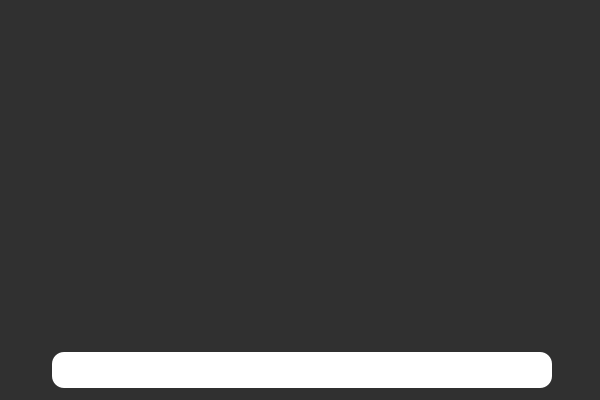
<?xml version="1.0" encoding="UTF-8"?>
<ui version="4.0">
 <class>WRobotChatClass</class>
 <widget class="QWidget" name="WRobotChatClass">
  <property name="geometry">
   <rect>
    <x>0</x>
    <y>0</y>
    <width>600</width>
    <height>400</height>
   </rect>
  </property>
  <property name="windowTitle">
   <string>WRobotChat</string>
  </property>
  <property name="styleSheet">
   <string notr="true">QWidget{
	font: 12px &quot;微软雅黑&quot;;
}

QTextEdit#textEdit{
	border-radius:12px;
	border:none;
	background-color: rgb(255, 255, 255);
}

QFrame#frame{
	border:none;
	background-color: rgba(0, 0, 0,204);
}

QPushButton#pb_send{
	background-image: url(:/QtTest/icon/chat/send.png);
	background-repeat: no-repeat;
	background-position: center;
	border:none
}
QPushButton#pb_voice{
	background-image: url(:/QtTest/icon/chat/voice.png);
	background-repeat: no-repeat;
	background-position: center;
	border:none
}

QListWidget{
	background-color: rgba(0, 0, 0,204);
    color:rgb(51,51,51); 		 	 	    
    border: none;
    outline:0px;
}
QListWidget::Item{background-color: transparent;
	border:none
}
QListWidget::Item:hover{
	background-color: transparent;
    border:none
 }
QListWidget::item:selected{
	background-color: transparent;
	color:black; 
    border: none;
}
QListWidget::item:selected:!active{
    border: none; 
    background-color: transparent; 
    color:rgb(51,51,51); 
} 

QScrollBar:vertical
{
    width:6px;
    background:transparent;
    margin:0px,0px,0px,0px;
	border-radius:none;
}
QScrollBar::handle:vertical
{
    width:6px;
    background:rgba(0,0,0,25%);
    border-radius:4px;
	min-height: 30;
}
QScrollBar::handle:vertical:hover
{
    width:6px;
    background:rgba(0,0,0,50%);   
    border-radius:4px;
	min-height: 30;
}

QScrollBar::add-line:vertical, QScrollBar::add-line:horizontal {
      background: transparent;
      height: 0px;
      width: 0px;
}
QScrollBar::sub-line:vertical, QScrollBar::sub-line:horizontal {
      background: transparent;
       height: 0px;
      width: 0px;
    }</string>
  </property>
  <layout class="QVBoxLayout" name="verticalLayout">
   <property name="spacing">
    <number>0</number>
   </property>
   <property name="leftMargin">
    <number>0</number>
   </property>
   <property name="topMargin">
    <number>0</number>
   </property>
   <property name="rightMargin">
    <number>0</number>
   </property>
   <property name="bottomMargin">
    <number>0</number>
   </property>
   <item>
    <widget class="QListWidget" name="listWidget"/>
   </item>
   <item>
    <widget class="QFrame" name="frame">
     <property name="minimumSize">
      <size>
       <width>0</width>
       <height>60</height>
      </size>
     </property>
     <property name="maximumSize">
      <size>
       <width>16777215</width>
       <height>60</height>
      </size>
     </property>
     <property name="frameShape">
      <enum>QFrame::StyledPanel</enum>
     </property>
     <property name="frameShadow">
      <enum>QFrame::Raised</enum>
     </property>
     <layout class="QHBoxLayout" name="horizontalLayout">
      <property name="leftMargin">
       <number>6</number>
      </property>
      <property name="rightMargin">
       <number>6</number>
      </property>
      <item>
       <widget class="QPushButton" name="pb_voice">
        <property name="minimumSize">
         <size>
          <width>40</width>
          <height>40</height>
         </size>
        </property>
        <property name="maximumSize">
         <size>
          <width>40</width>
          <height>40</height>
         </size>
        </property>
        <property name="text">
         <string/>
        </property>
       </widget>
      </item>
      <item>
       <widget class="QTextEdit" name="textEdit">
        <property name="minimumSize">
         <size>
          <width>0</width>
          <height>36</height>
         </size>
        </property>
        <property name="maximumSize">
         <size>
          <width>16777215</width>
          <height>36</height>
         </size>
        </property>
        <property name="styleSheet">
         <string notr="true"/>
        </property>
       </widget>
      </item>
      <item>
       <widget class="QPushButton" name="pb_send">
        <property name="minimumSize">
         <size>
          <width>36</width>
          <height>36</height>
         </size>
        </property>
        <property name="maximumSize">
         <size>
          <width>36</width>
          <height>36</height>
         </size>
        </property>
        <property name="text">
         <string/>
        </property>
       </widget>
      </item>
     </layout>
    </widget>
   </item>
  </layout>
 </widget>
 <layoutdefault spacing="6" margin="11"/>
 <resources>
  <include location="../AiSound.qrc"/>
 </resources>
 <connections/>
</ui>
